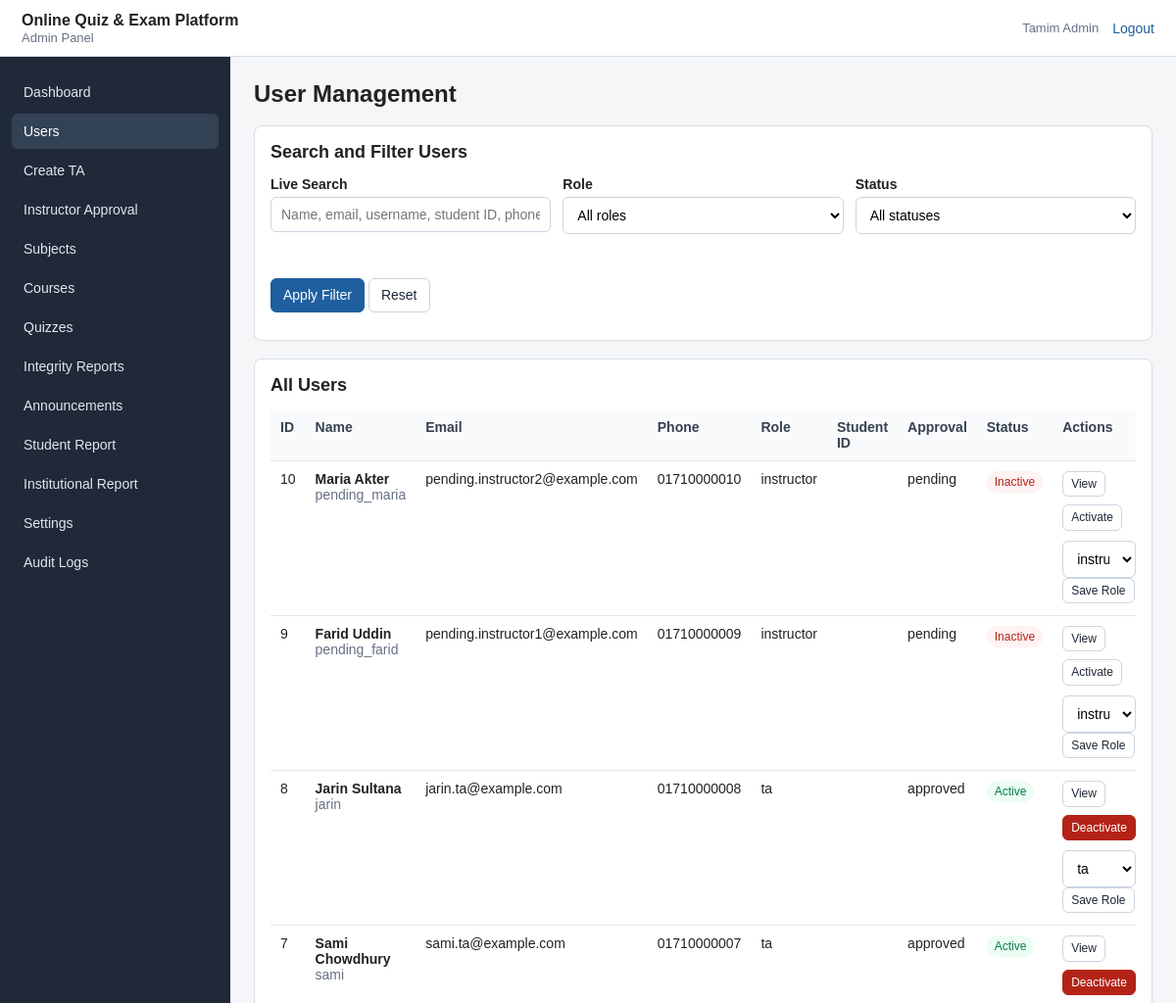
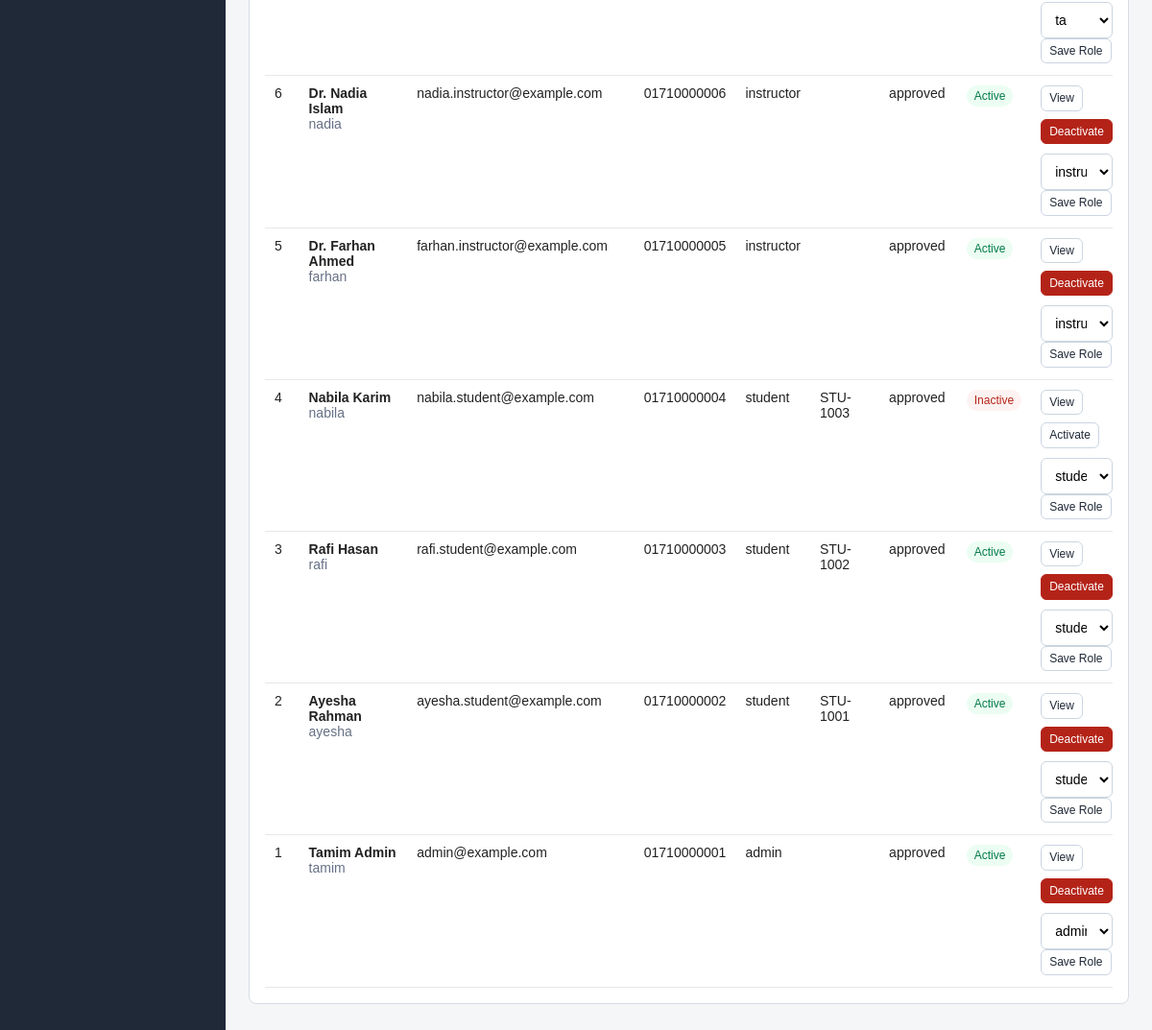
Page /admin.php?action=users (signed in) on the committed database (2 pictures, top to bottom).
### tables this page shows
CREATE TABLE `users` (
  `id` INT UNSIGNED NOT NULL AUTO_INCREMENT,
  `username` VARCHAR(50) DEFAULT NULL,
  `name` VARCHAR(100) NOT NULL,
  `email` VARCHAR(150) NOT NULL,
  `password_hash` VARCHAR(255) NOT NULL,
  `phone` VARCHAR(30) DEFAULT NULL,
  `role` ENUM('student', 'instructor', 'ta', 'admin') NOT NULL,
  `profile_pic` VARCHAR(255) DEFAULT NULL,
  `student_id` VARCHAR(50) DEFAULT NULL,
  `program` VARCHAR(100) DEFAULT NULL,
  `department` VARCHAR(100) DEFAULT NULL,
  `bio` TEXT DEFAULT NULL,
  `approval_status` ENUM('pending', 'approved', 'rejected') NOT NULL DEFAULT 'approved',
  `is_active` TINYINT(1) NOT NULL DEFAULT 1,
  `created_at` TIMESTAMP NOT NULL DEFAULT CURRENT_TIMESTAMP,
  `updated_at` TIMESTAMP NULL DEFAULT NULL ON UPDATE CURRENT_TIMESTAMP,
  PRIMARY KEY (`id`),
  UNIQUE KEY `uq_users_username` (`username`),
  UNIQUE KEY `uq_users_email` (`email`),
  UNIQUE KEY `uq_users_student_id` (`student_id`),
  KEY `idx_users_role` (`role`),
  KEY `idx_users_active` (`is_active`),
  KEY `idx_users_approval_status` (`approval_status`)
);

### admin.php (called while the page is built, shortened)
<?php
require_once __DIR__ . '/config/database.php';
require_once __DIR__ . '/config/helpers.php';
require_once __DIR__ . '/controllers/AdminController.php';
$action = isset($_GET['action']) ? trim($_GET['action']) : 'dashboard';
adminRoute($conn, $action);

### config/helpers.php (called while the page is built, shortened)
<?php
function e($value)
{
    return htmlspecialchars((string)$value, ENT_QUOTES, 'UTF-8');
}
function dbSelectAll($conn, $sql, $types = '', $params = array())
{
    $stmt = mysqli_prepare($conn, $sql);
    if (!mysqli_stmt_execute($stmt)) {
        mysqli_stmt_close($stmt);
        die('Database query execute failed.');
    }
    $result = mysqli_stmt_get_result($stmt);
    $rows = array();
    while ($row = mysqli_fetch_assoc($result)) {
        $rows[] = $row;
    }
    return $rows;
}

### models/UserModel.php (called while the page is built, shortened)
<?php
function userGetAll($conn, $keyword, $role, $active)
{
    $sql = "SELECT id, username, name, email, phone, role, student_id, program, department,
                   approval_status, is_active, created_at
            FROM users";
    $where = array();
    $types = '';
    $params = array();
    $sql .= " ORDER BY created_at DESC, id DESC";
    return dbSelectAll($conn, $sql, $types, $params);
}

### views/admin/users.php (the view, shortened to what this page needs)
<?php require __DIR__ . '/../partials/admin_header.php'; ?>
<div class="panel">
    <h2>Search and Filter Users</h2>
    <form method="get" action="admin.php" class="form-grid">
        <div class="form-row">
            <label for="liveUserSearch">Live Search</label>
            <input id="liveUserSearch" name="keyword" type="text" value="<?php echo e($keyword); ?>" placeholder="Name, email, username, student ID, phone">
        </div>
        <div class="form-row">
            <label for="roleFilter">Role</label>
            <select id="roleFilter" name="role">
                <option value="">All roles</option>
            </select>
        </div>
        <div class="form-row">
            <label for="activeFilter">Status</label>
            <select id="activeFilter" name="active">
                <option value="">All statuses</option>
            </select>
        </div>
        <div class="form-row">
            <label>&nbsp;</label>
            <button class="primary">Apply Filter</button>
            <a class="btn" href="admin.php?action=users">Reset</a>
        </div>
    </form>
</div>
<div class="panel">
    <h2>All Users</h2>
    <div class="table-wrap">
        <table>
            <thead>
                <tr>
                    <th>ID</th>
                    <th>Name</th>
                    <th>Email</th>
                    <th>Phone</th>
                    <th>Role</th>
                    <th>Student ID</th>
                    <th>Approval</th>
                    <th>Status</th>
                    <th>Actions</th>
                </tr>
            </thead>
            <tbody id="userTableBody">
                <?php foreach ($users as $user): ?>
                    <tr>
                        <td><?php echo e($user['id']); ?></td>
                        <td>
                            <strong><?php echo e($user['name']); ?></strong><br>
                            <span class="muted"><?php echo e($user['username']); ?></span>
                        </td>
                        <td><?php echo e($user['email']); ?></td>
                        <td><?php echo e($user['phone']); ?></td>
                        <td><?php echo e($user['role']); ?></td>
                        <td><?php echo e($user['student_id']); ?></td>
                        <td><?php echo e($user['approval_status']); ?></td>
                        <td>
                            <?php if ((int)$user['is_active'] === 1): ?>
                                <span class="status good">Active</span>
                            <?php else: ?>
                                <span class="status bad">Inactive</span>
                            <?php endif; ?>
                        </td>
                        <td>
                            <div class="actions">
                                <a class="btn small" href="admin.php?action=user_view&id=<?php echo e($user['id']); ?>">View</a>
                                <?php if ((int)$user['is_active'] === 1): ?>
                                    <form class="inline-form confirm-form" data-confirm="Deactivate this user?" method="post" action="admin.php?action=update_user_status">
                                        <button class="small danger">Deactivate</button>
                                    </form>
                                <?php else: ?>
                                    <form class="inline-form confirm-form" data-confirm="Activate this user?" method="post" action="admin.php?action=update_user_status">
                                        <button class="small">Activate</button>
                                    </form>
                                <?php endif; ?>
                                <form class="inline-form confirm-form" data-confirm="Change this user's role?" method="post" action="admin.php?action=change_user_role">
                                    <select name="role">
                                        <option value="student" <?php echo $user['role'] === 'student' ? 'selected' : ''; ?>>student</option>
                                        <option value="instructor" <?php echo $user['role'] === 'instructor' ? 'selected' : ''; ?>>instructor</option>
                                        <option value="ta" <?php echo $user['role'] === 'ta' ? 'selected' : ''; ?>>ta</option>
                                        <option value="admin" <?php echo $user['role'] === 'admin' ? 'selected' : ''; ?>>admin</option>
                                    </select>
                                    <button class="small">Save Role</button>
                                </form>
                            </div>
                        </td>
                    </tr>
                <?php endforeach; ?>
            </tbody>
        </table>
    </div>
</div>
<?php require __DIR__ . '/../partials/admin_footer.php'; ?>

### controllers/AdminController.php (shortened to what this page needs)
<?php
require_once __DIR__ . '/../models/UserModel.php';
function adminRoute($conn, $action)
{
    switch ($action) {
        case 'users':
            adminUsers($conn);
            break;
    }
}
function adminView($view, $data = array())
{
    extract($data);
    require __DIR__ . '/../views/admin/' . $view . '.php';
}
function adminUsers($conn)
{
    $pageTitle = 'User Management';
    $keyword = isset($_GET['keyword']) ? trim($_GET['keyword']) : '';
    $role = isset($_GET['role']) ? trim($_GET['role']) : '';
    $active = isset($_GET['active']) ? trim($_GET['active']) : '';
    $users = userGetAll($conn, $keyword, $role, $active);
    adminView('users', compact('pageTitle', 'users', 'keyword', 'role', 'active'));
}

### views/partials/admin_header.php (shortened to what this page needs)
<!DOCTYPE html>
<html lang="en">
<head>
    <link rel="stylesheet" href="views/assets/css/style.css">
</head>
<body>
    <header class="top-header">
        <div>
            <strong>Online Quiz &amp; Exam Platform</strong>
            <span>Admin Panel</span>
        </div>
        <div class="top-user">
            <span><?php echo e($_SESSION['name']); ?></span>
            <a href="logout.php">Logout</a>
        </div>
    </header>
    <div class="admin-shell">
        <?php require __DIR__ . '/admin_sidebar.php'; ?>
        <main class="admin-main">
            <div class="page-title-row">
                <h1><?php echo e($pageTitle); ?></h1>
            </div>

### views/partials/admin_sidebar.php
<?php
$navItems = array(
    'dashboard' => 'Dashboard',
    'users' => 'Users',
    'create_ta' => 'Create TA',
    'instructor_requests' => 'Instructor Approval',
    'subjects' => 'Subjects',
    'courses' => 'Courses',
    'quizzes' => 'Quizzes',
    'integrity_reports' => 'Integrity Reports',
    'platform_announcements' => 'Announcements',
    'student_report' => 'Student Report',
    'institutional_report' => 'Institutional Report',
    'settings' => 'Settings',
    'audit_logs' => 'Audit Logs'
);
$currentAction = isset($_GET['action']) ? $_GET['action'] : 'dashboard';
?>
<aside class="sidebar">
    <nav>
        <?php foreach ($navItems as $action => $label): ?>
            <a class="<?php echo $currentAction === $action ? 'active' : ''; ?>" href="admin.php?action=<?php echo e($action); ?>">
                <?php echo e($label); ?>
            </a>
        <?php endforeach; ?>
    </nav>
</aside>

### views/partials/admin_footer.php (shortened to what this page needs)
        </main>
    </div>
</body>
</html>

### views/assets/css/style.css (style rules this page uses)
* { box-sizing: border-box; }
body { margin: 0; font-family: Arial, Helvetica, sans-serif; color: #222; background: #f4f6f8; font-size: 14px; }
a { color: #1f5f9f; text-decoration: none; }
.top-header { height: 58px; background: #ffffff; border-bottom: 1px solid #d8dde3; display: flex; align-items: center; justify-content: space-between; padding: 0 22px; position: sticky; top: 0; z-index: 10; }
.top-header strong { display: block; font-size: 16px; }
.top-header span { color: #667085; font-size: 13px; }
.top-user { display: flex; gap: 14px; align-items: center; }
.admin-shell { display: flex; min-height: calc(100vh - 58px); }
.sidebar { width: 235px; background: #202938; padding: 18px 12px; flex: 0 0 235px; }
.sidebar a { display: block; color: #dfe7f1; padding: 10px 12px; border-radius: 6px; margin-bottom: 4px; }
.sidebar a:hover, .sidebar a.active { background: #334155; text-decoration: none; color: #ffffff; }
.admin-main { padding: 24px; width: 100%; overflow-x: auto; }
.page-title-row { display: flex; justify-content: space-between; align-items: center; margin-bottom: 18px; }
h1 { margin: 0; font-size: 24px; font-weight: 700; }
h2 { font-size: 18px; margin: 0 0 14px; }
.panel { background: #ffffff; border: 1px solid #d8dde3; border-radius: 8px; padding: 16px; margin-bottom: 18px; }
.table-wrap { overflow-x: auto; }
table { width: 100%; border-collapse: collapse; background: #ffffff; }
th, td { border-bottom: 1px solid #e5e7eb; padding: 10px; text-align: left; vertical-align: top; }
th { background: #f8fafc; font-weight: 700; color: #374151; }
.form-grid { display: grid; grid-template-columns: repeat(auto-fit, minmax(220px, 1fr)); gap: 12px; }
.form-row { margin-bottom: 12px; }
label { display: block; font-weight: 700; margin-bottom: 5px; }
input, select, textarea { width: 100%; padding: 9px 10px; border: 1px solid #cbd5e1; border-radius: 6px; background: #ffffff; font: inherit; }
.inline-form { display: inline-block; margin: 2px 0; }
.btn, button { display: inline-block; border: 1px solid #cbd5e1; background: #ffffff; color: #1f2937; padding: 8px 12px; border-radius: 6px; cursor: pointer; font: inherit; line-height: 1.2; }
.btn.primary, button.primary { background: #1f5f9f; border-color: #1f5f9f; color: #ffffff; }
.btn.danger, button.danger { background: #b42318; border-color: #b42318; color: #ffffff; }
.btn.small, button.small { padding: 5px 8px; font-size: 12px; }
.status { display: inline-block; padding: 4px 8px; border-radius: 20px; background: #eef2f6; color: #344054; font-size: 12px; }
.status.good { background: #ecfdf3; color: #027a48; }
.status.bad { background: #fef3f2; color: #b42318; }
.actions { display: flex; flex-wrap: wrap; gap: 6px; }
.muted { color: #667085; }

### rows in the picture
users: id "10", name "Maria Akter", username "pending_maria", email "pending.instructor2@example.com", phone "01710000010", role "instructor", approval_status "pending", is_active "Inactive"
users: id "9", name "Farid Uddin", username "pending_farid", email "pending.instructor1@example.com", phone "01710000009", role "instructor", approval_status "pending", is_active "Inactive"
users: id "8", name "Jarin Sultana", username "jarin", email "jarin.ta@example.com", phone "01710000008", role "ta", approval_status "approved", is_active "Active"
users: id "7", name "Sami Chowdhury", username "sami", email "sami.ta@example.com", phone "01710000007", role "ta", approval_status "approved", is_active "Active"
users: id "6", name "Dr. Nadia Islam", username "nadia", email "nadia.instructor@example.com", phone "01710000006", role "instructor", approval_status "approved", is_active "Active"
users: id "5", name "Dr. Farhan Ahmed", username "farhan", email "farhan.instructor@example.com", phone "01710000005", role "instructor", approval_status "approved", is_active "Active"
users: id "4", name "Nabila Karim", username "nabila", email "nabila.student@example.com", phone "01710000004", role "student", student "STU-1003", approval_status "approved", is_active "Inactive"
users: id "3", name "Rafi Hasan", username "rafi", email "rafi.student@example.com", phone "01710000003", role "student", student "STU-1002", approval_status "approved", is_active "Active"
users: id "2", name "Ayesha Rahman", username "ayesha", email "ayesha.student@example.com", phone "01710000002", role "student", student "STU-1001", approval_status "approved", is_active "Active"
users: id "1", name "Tamim Admin", username "tamim", email "admin@example.com", phone "01710000001", role "admin", approval_status "approved", is_active "Active"

### other values in the picture
$_SESSION['name'] "Tamim Admin"
$label "Dashboard"
$label "Users"
$label "Create TA"
$label "Instructor Approval"
$label "Subjects"
$label "Courses"
$label "Quizzes"
$label "Integrity Reports"
$label "Announcements"
$label "Student Report"
$label "Institutional Report"
$label "Settings"
$label "Audit Logs"
$pageTitle "User Management"
